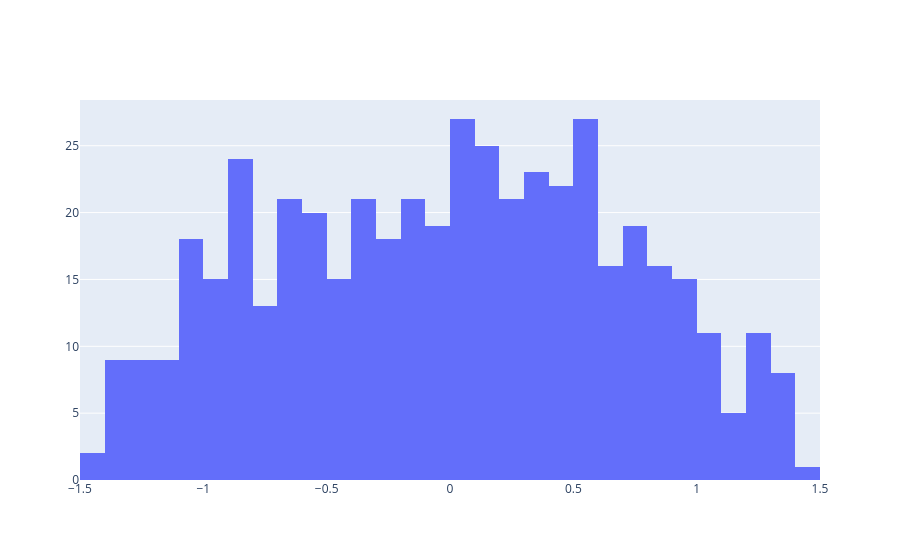

Source (notebook cell):
### Code cell
u = np.random.uniform(-1,1,1000)
invsin = np.arcsin(2*u)

fig = go.Figure()
fig.add_trace(go.Histogram(x=invsin, name='arcsin'))

### Figure 1 — Plotly figure (JSON) as saved in the notebook; plotly's stock layout.template omitted (floating-point values rounded to 4 significant figures; data arrays with more than 128 entries replaced by an {"elided": "..."} marker saying what was removed)
{"data": [{"name": "arcsin", "type": "histogram", "x": {"elided": "1000 float values"}}], "layout": {}}
